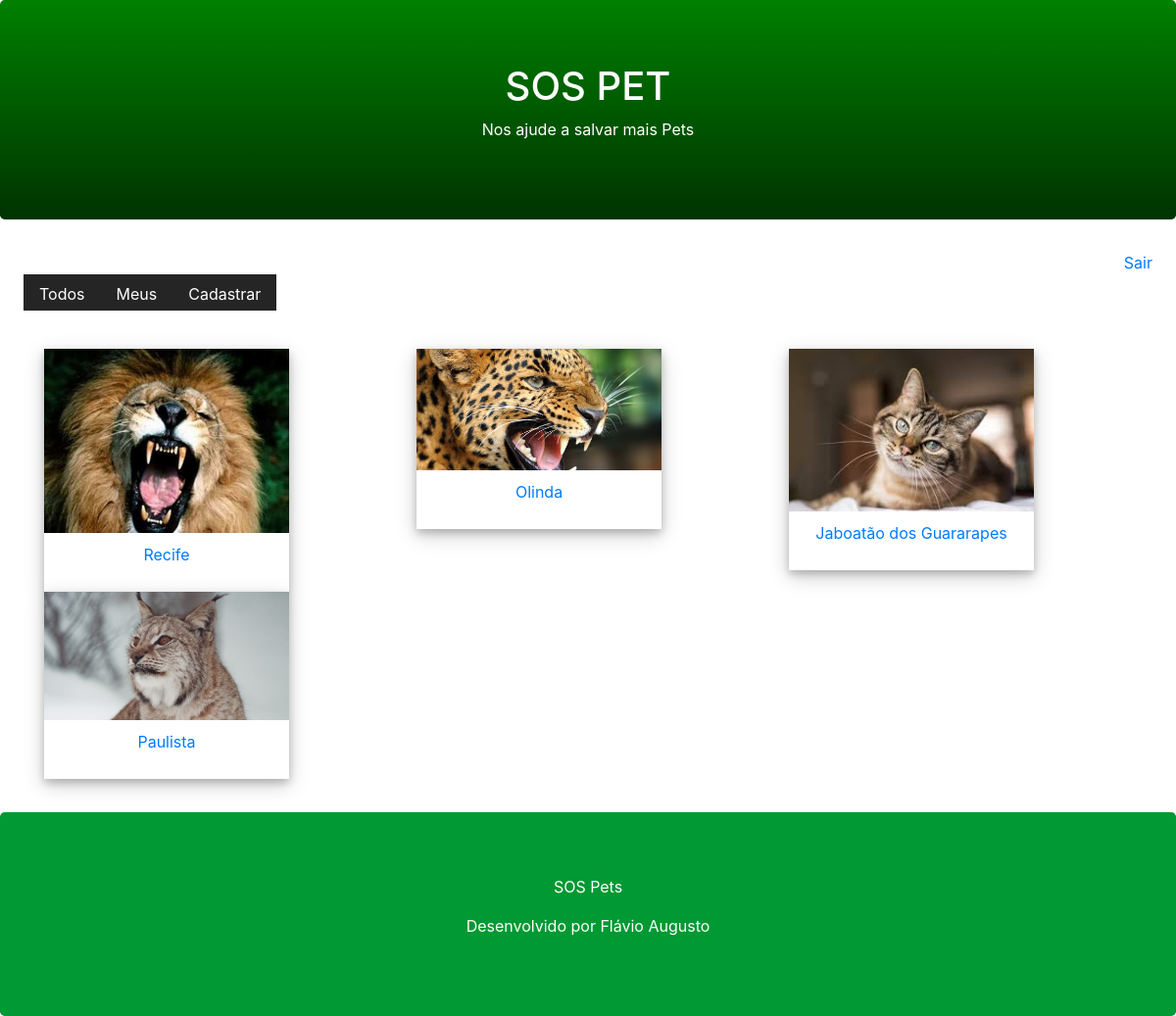
Before: /pet/all/ (signed in) with the older database file.
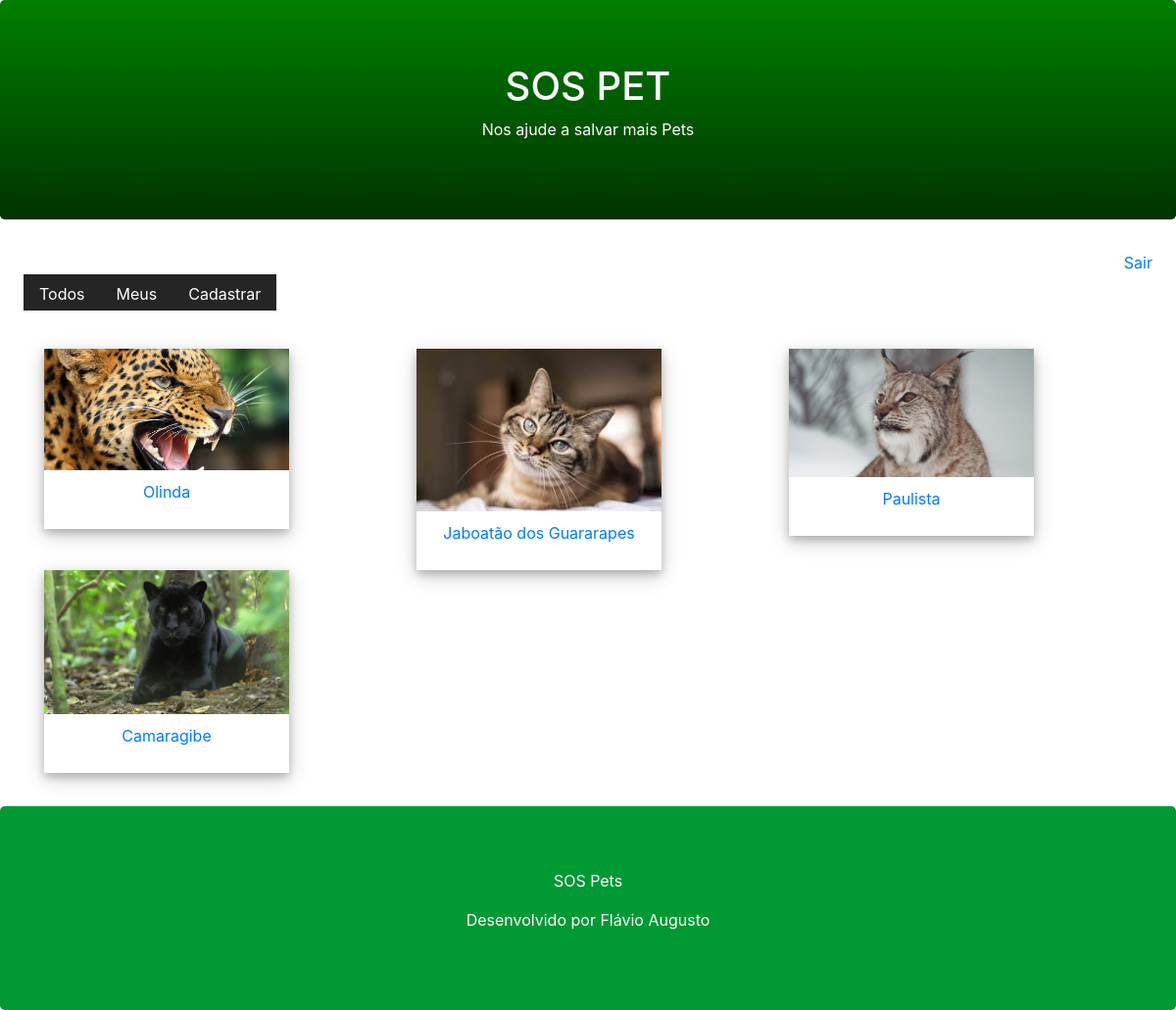
After: the same page with the newer database file.
### core/models.py (models this page shows, shortened)
class Pet(models.Model):
    cidade = models.CharField(max_length=100)
    descricao = models.TextField()
    fone = models.CharField(max_length=11)
    email = models.EmailField()
    data_registro = models.DateTimeField(auto_now_add=True)
    foto = models.ImageField(upload_to='pet')
    ativo = models.BooleanField(default=True)
    usuario = models.ForeignKey(User, on_delete=models.CASCADE)
    class Meta:
        db_table = 'pet'

### core/views.py (the view)
# urls.py: path('pet/all/', views.list_all_pets),
@login_required(login_url='/login/')
def list_all_pets(request):
    pet = Pet.objects.filter(ativo=True)
    return render(request, 'list.html', {'pet':pet})

### core/templates/list.html (shortened to what this page needs)
{% extends "model-page.html" %}
{% block content %}
    <div class="container mb-4">
        <div class="row">
            {% for p in pet %}
            <div class="col-sm-4">
                <a href="../detail/{{ p.id }}">
                    <div class="polaroid">
                        <img src="{{ p.foto.url }}" style="width:100%">
                        <div class="container">
                            <p>{{ p.cidade }}</p>
                        </div>
                    </div>
                </a>
            </div>
            {% endfor %}
        </div>
    </div>
{% endblock %}

Changed rows visible on the page:
removed Pet: foto (picture), cidade "Recife"
added Pet: foto (picture), cidade "Camaragibe"
